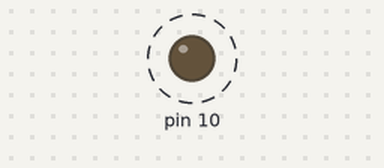
Bench run of a sketch on a simulated Arduino Uno, built with avr-gcc and run on an emulated ATmega328P. Shown: output pins drawn as LEDs (lit = HIGH). Dashed ring = blinking.

Above: at 0.4 s.
Timing chart, 0 to 3.0 s (numbered marks = the images above):
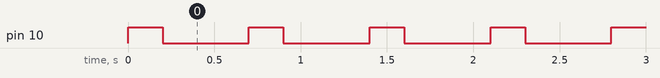

The sketch:

sketch_may11b-2-variaveis.ino
```cpp
void setup() {
  // put your setup code here, to run once:
  pinMode(10, OUTPUT);
  pinMode(10, OUTPUT);
}

void loop() {
  // put your main code here, to run repeatedly:

  int intervalo1Pisca;
  int intervalo2Pisca;

  intervalo1Pisca = 200;
  intervalo2Pisca =500;

  digitalWrite(10 ,HIGH);
  digitalWrite(9, LOW);
  delay(intervalo1Pisca);

  digitalWrite(10, LOW);
  digitalWrite(9, HIGH);
  delay(intervalo2Pisca);
}
```

Measured:
- by itself, pin 10: alternates HIGH for 0.20 s and LOW for 0.50 s
